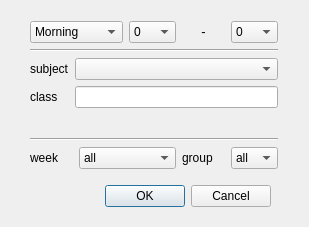
<?xml version="1.0" encoding="UTF-8"?>
<ui version="4.0">
 <class>TimeTableWindow</class>
 <widget class="QDialog" name="TimeTableWindow">
  <property name="geometry">
   <rect>
    <x>0</x>
    <y>0</y>
    <width>309</width>
    <height>227</height>
   </rect>
  </property>
  <property name="windowTitle">
   <string>Dialog</string>
  </property>
  <widget class="QDialogButtonBox" name="buttonBox">
   <property name="geometry">
    <rect>
     <x>-70</x>
     <y>180</y>
     <width>341</width>
     <height>32</height>
    </rect>
   </property>
   <property name="orientation">
    <enum>Qt::Horizontal</enum>
   </property>
   <property name="standardButtons">
    <set>QDialogButtonBox::Cancel|QDialogButtonBox::Ok</set>
   </property>
  </widget>
  <widget class="QWidget" name="">
   <property name="geometry">
    <rect>
     <x>30</x>
     <y>21</y>
     <width>248</width>
     <height>148</height>
    </rect>
   </property>
   <layout class="QGridLayout" name="gridLayout">
    <item row="0" column="0" colspan="2">
     <widget class="QComboBox" name="part_day_edit">
      <item>
       <property name="text">
        <string>Morning</string>
       </property>
      </item>
      <item>
       <property name="text">
        <string>Aftenoon</string>
       </property>
      </item>
     </widget>
    </item>
    <item row="0" column="2">
     <widget class="QComboBox" name="begin_edit">
      <item>
       <property name="text">
        <string>0</string>
       </property>
      </item>
      <item>
       <property name="text">
        <string>0.5</string>
       </property>
      </item>
      <item>
       <property name="text">
        <string>1</string>
       </property>
      </item>
      <item>
       <property name="text">
        <string>1.5</string>
       </property>
      </item>
      <item>
       <property name="text">
        <string>2</string>
       </property>
      </item>
      <item>
       <property name="text">
        <string>2.5</string>
       </property>
      </item>
      <item>
       <property name="text">
        <string>3</string>
       </property>
      </item>
      <item>
       <property name="text">
        <string>3.5</string>
       </property>
      </item>
      <item>
       <property name="text">
        <string>4</string>
       </property>
      </item>
     </widget>
    </item>
    <item row="0" column="3">
     <widget class="QLabel" name="separator_label">
      <property name="text">
       <string>&lt;!DOCTYPE HTML PUBLIC &quot;-//W3C//DTD HTML 4.0//EN&quot; &quot;http://www.w3.org/TR/REC-html40/strict.dtd&quot;&gt;
&lt;html&gt;&lt;head&gt;&lt;meta name=&quot;qrichtext&quot; content=&quot;1&quot; /&gt;&lt;style type=&quot;text/css&quot;&gt;
p, li { white-space: pre-wrap; }
&lt;/style&gt;&lt;/head&gt;&lt;body style=&quot; font-family:'Sans'; font-size:10pt; font-weight:400; font-style:normal;&quot;&gt;
&lt;p align=&quot;center&quot; style=&quot; margin-top:0px; margin-bottom:0px; margin-left:0px; margin-right:0px; -qt-block-indent:0; text-indent:0px;&quot;&gt;-&lt;/p&gt;&lt;/body&gt;&lt;/html&gt;</string>
      </property>
     </widget>
    </item>
    <item row="0" column="4">
     <widget class="QComboBox" name="end_edit">
      <item>
       <property name="text">
        <string>0</string>
       </property>
      </item>
      <item>
       <property name="text">
        <string>0.5</string>
       </property>
      </item>
      <item>
       <property name="text">
        <string>1</string>
       </property>
      </item>
      <item>
       <property name="text">
        <string>1.5</string>
       </property>
      </item>
      <item>
       <property name="text">
        <string>2</string>
       </property>
      </item>
      <item>
       <property name="text">
        <string>2.5</string>
       </property>
      </item>
      <item>
       <property name="text">
        <string>3</string>
       </property>
      </item>
      <item>
       <property name="text">
        <string>3.5</string>
       </property>
      </item>
      <item>
       <property name="text">
        <string>4</string>
       </property>
      </item>
     </widget>
    </item>
    <item row="1" column="0" colspan="5">
     <widget class="Line" name="line">
      <property name="orientation">
       <enum>Qt::Horizontal</enum>
      </property>
     </widget>
    </item>
    <item row="2" column="0" colspan="5">
     <layout class="QFormLayout" name="formLayout">
      <property name="fieldGrowthPolicy">
       <enum>QFormLayout::AllNonFixedFieldsGrow</enum>
      </property>
      <item row="0" column="1">
       <widget class="QComboBox" name="subject_edit"/>
      </item>
      <item row="1" column="1">
       <widget class="QLineEdit" name="class_edit"/>
      </item>
      <item row="0" column="0">
       <widget class="QLabel" name="subject_label">
        <property name="text">
         <string>subject</string>
        </property>
       </widget>
      </item>
      <item row="1" column="0">
       <widget class="QLabel" name="class_label">
        <property name="text">
         <string>class</string>
        </property>
       </widget>
      </item>
     </layout>
    </item>
    <item row="3" column="0" colspan="5">
     <widget class="Line" name="line_2">
      <property name="orientation">
       <enum>Qt::Horizontal</enum>
      </property>
     </widget>
    </item>
    <item row="4" column="0">
     <widget class="QLabel" name="week_label">
      <property name="text">
       <string>week</string>
      </property>
     </widget>
    </item>
    <item row="4" column="1" colspan="2">
     <widget class="QComboBox" name="week_edit">
      <item>
       <property name="text">
        <string>all</string>
       </property>
      </item>
      <item>
       <property name="text">
        <string>1</string>
       </property>
      </item>
      <item>
       <property name="text">
        <string>2</string>
       </property>
      </item>
     </widget>
    </item>
    <item row="4" column="3">
     <widget class="QLabel" name="group_label">
      <property name="text">
       <string>group</string>
      </property>
     </widget>
    </item>
    <item row="4" column="4">
     <widget class="QComboBox" name="group_edit">
      <item>
       <property name="text">
        <string>all</string>
       </property>
      </item>
      <item>
       <property name="text">
        <string>1</string>
       </property>
      </item>
      <item>
       <property name="text">
        <string>2</string>
       </property>
      </item>
     </widget>
    </item>
   </layout>
  </widget>
 </widget>
 <resources/>
 <connections>
  <connection>
   <sender>buttonBox</sender>
   <signal>accepted()</signal>
   <receiver>TimeTableWindow</receiver>
   <slot>accept()</slot>
   <hints>
    <hint type="sourcelabel">
     <x>248</x>
     <y>254</y>
    </hint>
    <hint type="destinationlabel">
     <x>157</x>
     <y>274</y>
    </hint>
   </hints>
  </connection>
  <connection>
   <sender>buttonBox</sender>
   <signal>rejected()</signal>
   <receiver>TimeTableWindow</receiver>
   <slot>reject()</slot>
   <hints>
    <hint type="sourcelabel">
     <x>316</x>
     <y>260</y>
    </hint>
    <hint type="destinationlabel">
     <x>286</x>
     <y>274</y>
    </hint>
   </hints>
  </connection>
 </connections>
</ui>
